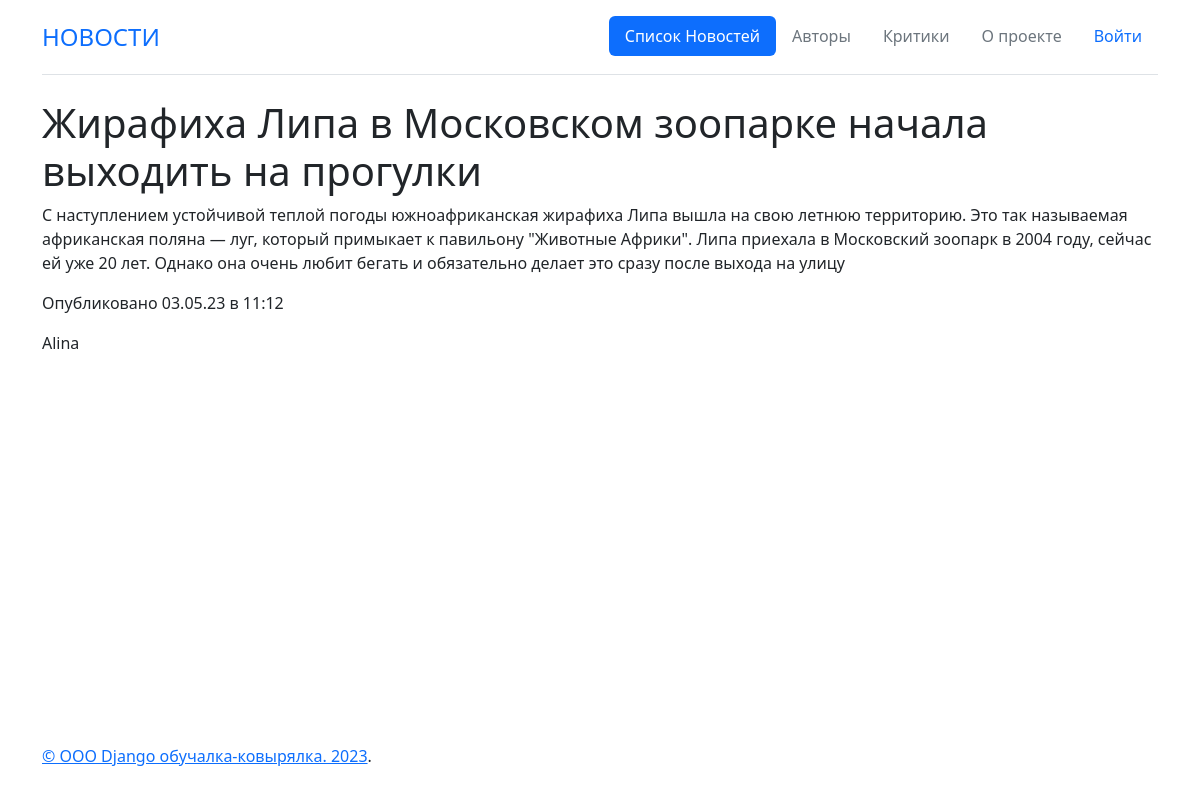
The page /posts/2 on the database its author committed.
### news/models.py (models this page shows, shortened)
class Post(models.Model):
    class Meta:
        verbose_name = 'Посты'
        verbose_name_plural = 'Посты'
    article = "ART"
    news = "NWS"
    TYPE = [
        (article, "Статья"),
        (news, "Новости"),
    ]
    author = models.ForeignKey(Author,on_delete=models.CASCADE)
    postType = models.CharField(max_length=20, choices=TYPE, default=article)
    dateCreation = models.DateTimeField(auto_now_add=True)
    category = models.ManyToManyField(Category, through='PostCategory')
    title = models.CharField(max_length=128)
    text = models.TextField()
    rating = models.SmallIntegerField(default=0.0)

class Author(models.Model):
    class Meta:
        verbose_name = 'Авторы'
        verbose_name_plural = 'Авторы'
    name = models.OneToOneField(User, on_delete=models.CASCADE)
    rating = models.SmallIntegerField(default=0)
    def __str__(self):
            return self.name.username

### news/views.py (the view)
# urls.py: path('posts/<int:pk>', PostDetail.as_view(), name="detail"),  # pk — это первичный ключ товара, который будет выводиться у нас в шаблон
class PostDetail(DetailView):
    model = Post
    template_name = 'post.html'
    context_object_name = 'post'

### news/templates/post.html (shortened to what this page needs)
{% extends 'defaultLayout.html' %}
{% block abracadabra %}
<h1>{{ post.title }}</h1>
<p>{{ post.text }}</p>
<p>Опубликовано {{ post.dateCreation | date:'d.m.y в h:i' }}</p>
<p> {{ post.author }}</p>
{% endblock abracadabra %}

### rows shown on the page
Post: title "Жирафиха Липа в Московском зоопарке начала выходить на прогулки", text "С наступлением устойчивой теплой погоды южноафриканская жирафиха Липа вышла на свою летнюю территорию. Это так называемая африканская поляна — луг, который примыкает к павильону \"Животные Африки\". Липа приехала в Московский зоопарк в 2004 году, сейчас ей уже 20 лет. Однако она очень любит бегать и обязательно делает это сразу после выхода на улицу", dateCreation "03.05.23 в 11:12", author "Alina"
